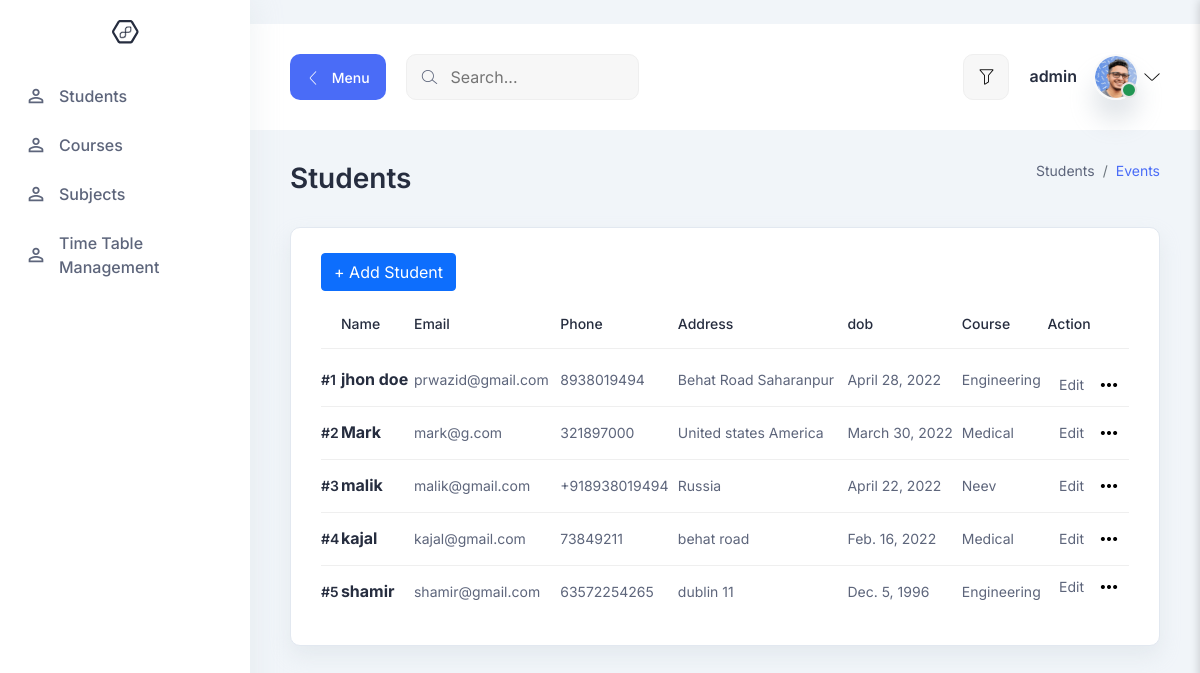
Screenshot of /all-students (signed in) with the database file from the repository.
### src/models.py (models this page shows)
class student(models.Model):
    teacher_id = models.ForeignKey(teacher , on_delete=models.CASCADE)
    name = models.CharField(max_length=100)
    email = models.EmailField(max_length=100)
    phone = models.CharField(max_length=100)
    address = models.CharField(max_length=100)
    dob = models.DateField()
    course = models.ForeignKey(courses , on_delete=models.CASCADE)
    def __str__(self):
        return self.name

class courses(models.Model):
    course_name = models.CharField(max_length=100)
    def __str__(self):
        return self.course_name

### src/views.py (the view)
# urls.py: path('all-students', all_students, name='all-students'),
@login_required(login_url='teacher-login')
def all_students(request):
    get_teacher = teacher.objects.get(user=request.user)
    get_students = student.objects.filter(teacher_id=get_teacher)
    print(get_students)
    return render(request, 'students.html', {'students': get_students})

### src/templates/students.html (shortened to what this page needs)
{% extends 'base.html' %}
{% block content %}
<section class="table-components">
    <div class="container-fluid">
      <div class="title-wrapper pt-30">
        <div class="row align-items-center">
          <div class="col-md-6">
            <div class="title mb-30">
              <h2>Students</h2>
            </div>
          </div>
          <div class="col-md-6">
            <div class="breadcrumb-wrapper mb-30">
              <nav aria-label="breadcrumb">
                <ol class="breadcrumb">
                  <li class="breadcrumb-item">
                    <a href="#0">Students</a>
                  </li>
                  <li class="breadcrumb-item active" aria-current="page">
                    Events
                  </li>
                </ol>
              </nav>
            </div>
          </div>
        </div>
      </div>
      <div class="tables-wrapper">
        <div class="row">
          <div class="col-lg-12">
            <div class="card-style mb-30">
              <h6 class="mb-10">
                   <a class="btn btn-primary" href="/add-student" role="button">+ Add Student</a>
            </h6>
              <div class="table-responsive">
                <table class="table">
                  <thead>
                    <tr>
                        <th><h6></h6></th>
                        <th><h6>Name</h6></th>
                        <th><h6>Email</h6></th>
                        <th><h6>Phone</h6></th>
                        <th><h6>Address</h6></th>
                        <th><h6>dob</h6></th>
                        <th><h6>Course</h6></th>
                        <th><h6>Action</h6></th>
                    </tr>
                  </thead>
                  <tbody>
                    {% for s in  students %}
                    <tr>
                        <td><p><h6 class="text-sm">#{{forloop.counter}}</h6></p></td>
                        <td><p>
                        <h5 class="text-bold text-dark">
                          {{ s.name }}
                        </h5>
                      </p></td>
                        <td><p>{{ s.email }}</p></td>
                        <td><p>{{ s.phone }}</p></td>
                        <td><p>{{ s.address }}</p></td>
                        <td><p>{{ s.dob }}</p></td>
                        <td><p>{{ s.course }}</p></td>
                      <td class="min-width">
                        <div class="action justify-content-end">
                          <p>
                            <a href="/update-student/{{s.id}}">Edit</a>
                          </p>
                          <button
                            class="more-btn ml-10 dropdown-toggle"
                            id="moreAction1"
                            data-bs-toggle="dropdown"
                            aria-expanded="false"
                          >
                            <i class="lni lni-more-alt"></i>
                          </button>
                        </div>
                      </td>
                    </tr>
                {% endfor %}
                  </tbody>
                </table>
              </div>
            </div>
          </div>
        </div>
      </div>
    </div>
  </section>
{% endblock %}

### src/templates/base.html (shortened to what this page needs)
{% load static %}web/
<!DOCTYPE html>
<html lang="en">
  <head>
    <link rel="stylesheet" href="{% static  'web/assets/css/bootstrap.min.css' %}" />
    <link rel="stylesheet" href="{% static  'web/assets/css/LineIcons.css' %}" />
    <link rel="stylesheet" href="{% static  'web/assets/css/quill/bubble.css' %}" />
    <link rel="stylesheet" href="{% static  'web/assets/css/quill/snow.css' %}" />
    <link rel="stylesheet" href="{% static  'web/assets/css/fullcalendar.css' %}" />
    <link rel="stylesheet" href="{% static  'web/assets/css/morris.css' %}" />
    <link rel="stylesheet" href="{% static  'web/assets/css/vanilla-dataTables.min.css' %}" />
    <link rel="stylesheet" href="{% static  'web/assets/css/main.css' %}" />
  </head>
  <body>
    <aside class="sidebar-nav-wrapper">
      <div class="navbar-logo">
        <a href="/">
          <img src="{% static  'web/assets/images/logo/logo-2.svg' %}" alt="logo" />
        </a>
      </div>
      <nav class="sidebar-nav">
        <ul>
          <li class="nav-item">
            <a href="/all-students">
              <span class="icon">
              </span>
              <span class="text">
               Students
              </span>
            </a>
          </li>
          <li class="nav-item">
            <a href="/all-courses">
              <span class="icon">
              </span>
              <span class="text">
                Courses
              </span>
            </a>
          </li>
          <li class="nav-item">
            <a href="/all-subjects">
              <span class="icon">
              </span>
              <span class="text">
                Subjects
              </span>
            </a>
          </li>
          <li class="nav-item">
            <a href="/all-timetable_management">
              <span class="icon">
              </span>
              <span class="text">
                Time Table Management
              </span>
            </a>
          </li>
        </ul>
      </nav>
    </aside>
    <main class="main-wrapper">
      <header class="header">
        <div class="container-fluid">
          <div class="row">
            <div class="col-lg-5 col-md-5 col-6">
              <div class="header-left d-flex align-items-center">
                <div class="menu-toggle-btn mr-20">
                  <button
                    id="menu-toggle"
                    class="main-btn primary-btn btn-hover"
                  >
                    <i class="lni lni-chevron-left me-2"></i> Menu
                  </button>
                </div>
                <div class="header-search d-none d-md-flex">
                  <form action="#">
                    <input type="text" placeholder="Search..." />
                    <button><i class="lni lni-search-alt"></i></button>
                  </form>
                </div>
              </div>
            </div>
            <div class="col-lg-7 col-md-7 col-6">
              <div class="header-right">
                <div class="filter-box ml-15 d-none d-md-flex">
                  <button class="" type="button" id="filter">
                    <i class="lni lni-funnel"></i>
                  </button>
                </div>
                <div class="profile-box ml-15">
                  <button
                    class="dropdown-toggle bg-transparent border-0"
                    type="button"
                    id="profile"
                    data-bs-toggle="dropdown"
                    aria-expanded="false"
                  >
                    <div class="profile-info">
                      <div class="info">
                        <h6>{{request.user}}</h6>
                        <div class="image">
                          <img
                            src="{% static 'web/assets/images/profile/profile-1.png' %}"
                            alt=""
                          />
                          <span class="status"></span>
                        </div>
                      </div>
                    </div>
                    <i class="lni lni-chevron-down"></i>
                  </button>
                </div>
              </div>
            </div>
          </div>
        </div>
      </header>
      {% block content %}
      {% endblock content %}
    </main>
  </body>
</html>

### static/web/assets/css/fullcalendar.css (style rules this page uses)
:root { --fc-daygrid-event-dot-width: 8px; }
:root { --fc-list-event-dot-width: 10px; --fc-list-event-hover-bg-color: #f5f5f5; }

### rows the page displays
student: name "jhon doe", email "prwazid@gmail.com", phone "8938019494", address "Behat Road Saharanpur", dob "April 28, 2022", course "Engineering"
student: name "Mark", email "mark@g.com", phone "321897000", address "United states America", dob "March 30, 2022", course "Medical"
student: name "malik", email "malik@gmail.com", phone "+918938019494", address "Russia", dob "April 22, 2022", course "Neev"
student: name "kajal", email "kajal@gmail.com", phone "73849211", address "behat road", dob "Feb. 16, 2022", course "Medical"
student: name "shamir", email "shamir@gmail.com", phone "63572254265", address "dublin 11", dob "Dec. 5, 1996", course "Engineering"

### other values shown
{{ request.user }} "admin"
